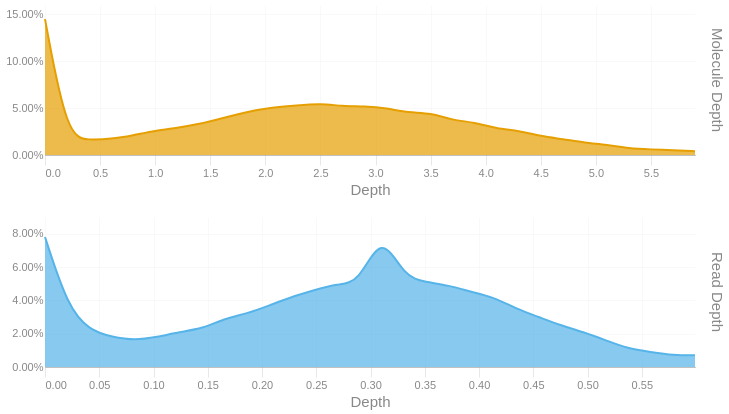

Notebook cell for this chart:
### Code cell
readdep = depth_hist(tb['Read Depth'], q99, 3)
readdep = readdep.with_columns(pl.lit('Read Depth').alias('Metric'))
if not SKIPLR:
    moldep = depth_hist(tb['Molecule Depth'], mol_q99, 1)
    moldep = moldep.with_columns(pl.lit('Molecule Depth').alias('Metric'))
    _hist = pl.concat([readdep, moldep])
    _hist = _hist.filter(pl.col('Proportion') != 0)
    with SafeRender(_hist):
        (
            alt.Chart(_hist)        
            .mark_area(interpolate = "basis")
            .encode(
                x=alt.X('Bin:Q').scale(domainMin=0).axis(alt.Axis(title='Depth')),
                y = alt.Y('Proportion:Q', title = None).axis(format = '.2%'),
                color = alt.Color('Metric:N').legend(None),
                row = alt.Row("Metric:N").header(title = None, labelOrient = 'right'),
                tooltip = [
                    alt.Tooltip("Metric:N", title = "Metric"),
                    alt.Tooltip('Interval:N', title = "Depth Interval"),
                    alt.Tooltip('Proportion:Q', title = "% Alignments").format('.2%')
                ]
            )
            .resolve_scale(x='independent', y='independent')
            .properties(
                height = 150, width = 650,
                usermeta={'embedOptions': {'downloadFileName': f'{samplename}.depth.hist'}}
            )
        ).display()
else:
    readdep = readdep.filter(pl.col('Proportion') != 0)
    with SafeRender(readdep):
        (
            alt.Chart(readdep)        
            .mark_area(interpolate = "basis")
            .encode(
                x=alt.X('Bin:Q').scale(domainMin=0).axis(alt.Axis(title='Depth')),
                y = alt.Y('Proportion:Q', title = None).axis(format = '.2%'),
                tooltip = [
                    alt.Tooltip('Interval:N', title = "Depth Interval"),
                    alt.Tooltip('Proportion:Q', title = "% Alignments").format('.2%')
                ]
            )
            .properties(
                usermeta={'embedOptions': {'downloadFileName': f'{samplename}.depth.hist'}}
            )
        ).display()

### Figure 1 — Vega-Lite specification as saved in the notebook (floating-point values rounded to 4 significant figures)
{"width": 650, "height": 150, "config": {"title": {"anchor": "start", "dy": -15, "fontSize": 18, "color": "#888888", "subtitleColor": "#888888", "subtitleFontSize": 14}, "arc": {"fill": "#0072B2"}, "axis": {"domainColor": "#888888", "domainWidth": 0.5, "gridWidth": 0.2, "grid": false, "titleFontWeight": 400, "titleFontSize": 15, "labelFontSize": 11, "labelColor": "#888888", "tickColor": "#888888", "tickWidth": 0.2, "titleColor": "#888888"}, "axisBand": {"grid": false}, "axisX": {"grid": true, "tickSize": 10, "domainCap": "round"}, "axisY": {"domain": false, "grid": true, "tickSize": 0, "domainCap": "round"}, "background": "transparent", "header": {"labelFontSize": 15, "labelColor": "#888888", "titleFontSize": 15, "titleFontWeight": 600, "titleColor": "#888888"}, "legend": {"labelFont": "sans-serif", "labelFontSize": 12, "labelColor": "#888888", "symbolSize": 100, "symbolType": "circle", "titleFontSize": 12, "titlePadding": 10, "titleColor": "#888888", "title": null}, "range": {"category": ["#E69F00", "#56B4E9", "#009E73", "#F0E442", "#0072B2", "#D55E00", "#CC79A7", "#000000"], "diverging": ["#cfe8f3", "#a2d4ec", "#73bfe2", "#46abdb", "#1696d2", "#12719e"]}, "area": {"fill": "#0072B2", "fillOpacity": 0.7, "line": true, "strokeOpacity": 0.7}, "line": {"color": "#0072B2", "stroke": "#0072B2", "strokeWidth": 2}, "trail": {"color": "#0072B2", "stroke": "#0072B2", "strokeWidth": 0, "size": 1}, "point": {"filled": true, "fillOpacity": 1.0, "size": 95}, "text": {"color": "#888888", "fontSize": 11, "align": "right", "fontWeight": 400, "size": 11}, "bar": {"fill": "#0072B2", "stroke": null}, "view": {"stroke": null, "continuousWidth": 660, "continuousHeight": 400}}, "data": {"name": "data-f620528db742829df823b5d20fda0dcd"}, "mark": {"type": "area", "interpolate": "basis"}, "encoding": {"color": {"field": "Metric", "legend": null, "type": "nominal"}, "row": {"field": "Metric", "header": {"title": null, "labelOrient": "right"}, "type": "nominal"}, "tooltip": [{"field": "Metric", "title": "Metric", "type": "nominal"}, {"field": "Interval", "title": "Depth Interval", "type": "nominal"}, {"field": "Proportion", "format": ".2%", "title": "% Alignments", "type": "quantitative"}], "x": {"axis": {"title": "Depth"}, "field": "Bin", "scale": {"domainMin": 0}, "type": "quantitative"}, "y": {"axis": {"format": ".2%"}, "field": "Proportion", "title": null, "type": "quantitative"}}, "resolve": {"scale": {"x": "independent", "y": "independent"}}, "usermeta": {"embedOptions": {"downloadFileName": "TF26LRJL0021_5B_10484332_23Y22YLT4_L7.depth.hist"}}, "$schema": "https://vega.github.io/schema/vega-lite/v6.4.1.json", "datasets": {"data-f620528db742829df823b5d20fda0dcd": [{"Bin": 0.0, "Interval": "0.0-0.021", "Proportion": 0.078, "Metric": "Read Depth"}, {"Bin": 0.021, "Interval": "0.021-0.041", "Proportion": 0.036, "Metric": "Read Depth"}, {"Bin": 0.041, "Interval": "0.041-0.062", "Proportion": 0.022, "Metric": "Read Depth"}, {"Bin": 0.062, "Interval": "0.062-0.083", "Proportion": 0.018, "Metric": "Read Depth"}, {"Bin": 0.083, "Interval": "0.083-0.103", "Proportion": 0.016, "Metric": "Read Depth"}, {"Bin": 0.103, "Interval": "0.103-0.124", "Proportion": 0.018, "Metric": "Read Depth"}, {"Bin": 0.124, "Interval": "0.124-0.145", "Proportion": 0.021, "Metric": "Read Depth"}, {"Bin": 0.145, "Interval": "0.145-0.165", "Proportion": 0.023, "Metric": "Read Depth"}, {"Bin": 0.165, "Interval": "0.165-0.186", "Proportion": 0.029, "Metric": "Read Depth"}, {"Bin": 0.186, "Interval": "0.186-0.207", "Proportion": 0.032, "Metric": "Read Depth"}, {"Bin": 0.207, "Interval": "0.207-0.227", "Proportion": 0.037, "Metric": "Read Depth"}, {"Bin": 0.227, "Interval": "0.227-0.248", "Proportion": 0.042, "Metric": "Read Depth"}, {"Bin": 0.248, "Interval": "0.248-0.269", "Proportion": 0.046, "Metric": "Read Depth"}, {"Bin": 0.269, "Interval": "0.269-0.289", "Proportion": 0.05, "Metric": "Read Depth"}, {"Bin": 0.289, "Interval": "0.289-0.31", "Proportion": 0.05, "Metric": "Read Depth"}, {"Bin": 0.31, "Interval": "0.31-0.331", "Proportion": 0.081, "Metric": "Read Depth"}, {"Bin": 0.331, "Interval": "0.331-0.351", "Proportion": 0.054, "Metric": "Read Depth"}, {"Bin": 0.351, "Interval": "0.351-0.372", "Proportion": 0.051, "Metric": "Read Depth"}, {"Bin": 0.372, "Interval": "0.372-0.393", "Proportion": 0.049, "Metric": "Read Depth"}, {"Bin": 0.393, "Interval": "0.393-0.413", "Proportion": 0.045, "Metric": "Read Depth"}, {"Bin": 0.413, "Interval": "0.413-0.434", "Proportion": 0.042, "Metric": "Read Depth"}, {"Bin": 0.434, "Interval": "0.434-0.455", "Proportion": 0.035, "Metric": "Read Depth"}, {"Bin": 0.455, "Interval": "0.455-0.475", "Proportion": 0.03, "Metric": "Read Depth"}, {"Bin": 0.475, "Interval": "0.475-0.496", "Proportion": 0.025, "Metric": "Read Depth"}, {"Bin": 0.496, "Interval": "0.496-0.517", "Proportion": 0.021, "Metric": "Read Depth"}, {"Bin": 0.517, "Interval": "0.517-0.537", "Proportion": 0.016, "Metric": "Read Depth"}, {"Bin": 0.537, "Interval": "0.537-0.558", "Proportion": 0.011, "Metric": "Read Depth"}, {"Bin": 0.558, "Interval": "0.558-0.579", "Proportion": 0.009, "Metric": "Read Depth"}, {"Bin": 0.579, "Interval": "0.579-0.599", "Proportion": 0.007, "Metric": "Read Depth"}, {"Bin": 0.599, "Interval": "0.599-0.62", "Proportion": 0.007, "Metric": "Read Depth"}, {"Bin": 0.0, "Interval": "0.0-0.2", "Proportion": 0.145, "Metric": "Molecule Depth"}, {"Bin": 0.2, "Interval": "0.2-0.4", "Proportion": 0.019, "Metric": "Molecule Depth"}, {"Bin": 0.4, "Interval": "0.4-0.6", "Proportion": 0.016, "Metric": "Molecule Depth"}, {"Bin": 0.6, "Interval": "0.6-0.8", "Proportion": 0.017, "Metric": "Molecule Depth"}, {"Bin": 0.8, "Interval": "0.8-1.0", "Proportion": 0.021, "Metric": "Molecule Depth"}, {"Bin": 1.0, "Interval": "1.0-1.2", "Proportion": 0.026, "Metric": "Molecule Depth"}, {"Bin": 1.2, "Interval": "1.2-1.4", "Proportion": 0.029, "Metric": "Molecule Depth"}, {"Bin": 1.4, "Interval": "1.4-1.6", "Proportion": 0.033, "Metric": "Molecule Depth"}, {"Bin": 1.6, "Interval": "1.6-1.8", "Proportion": 0.039, "Metric": "Molecule Depth"}, {"Bin": 1.8, "Interval": "1.8-2.0", "Proportion": 0.045, "Metric": "Molecule Depth"}, {"Bin": 2.0, "Interval": "2.0-2.3", "Proportion": 0.05, "Metric": "Molecule Depth"}, {"Bin": 2.3, "Interval": "2.3-2.5", "Proportion": 0.053, "Metric": "Molecule Depth"}, {"Bin": 2.5, "Interval": "2.5-2.7", "Proportion": 0.055, "Metric": "Molecule Depth"}, {"Bin": 2.7, "Interval": "2.7-2.9", "Proportion": 0.052, "Metric": "Molecule Depth"}, {"Bin": 2.9, "Interval": "2.9-3.1", "Proportion": 0.052, "Metric": "Molecule Depth"}, {"Bin": 3.1, "Interval": "3.1-3.3", "Proportion": 0.05, "Metric": "Molecule Depth"}, {"Bin": 3.3, "Interval": "3.3-3.5", "Proportion": 0.045, "Metric": "Molecule Depth"}, {"Bin": 3.5, "Interval": "3.5-3.7", "Proportion": 0.045, "Metric": "Molecule Depth"}, {"Bin": 3.7, "Interval": "3.7-3.9", "Proportion": 0.037, "Metric": "Molecule Depth"}, {"Bin": 3.9, "Interval": "3.9-4.1", "Proportion": 0.035, "Metric": "Molecule Depth"}, {"Bin": 4.1, "Interval": "4.1-4.3", "Proportion": 0.028, "Metric": "Molecule Depth"}, {"Bin": 4.3, "Interval": "4.3-4.5", "Proportion": 0.026, "Metric": "Molecule Depth"}, {"Bin": 4.5, "Interval": "4.5-4.7", "Proportion": 0.02, "Metric": "Molecule Depth"}, {"Bin": 4.7, "Interval": "4.7-4.9", "Proportion": 0.017, "Metric": "Molecule Depth"}, {"Bin": 4.9, "Interval": "4.9-5.1", "Proportion": 0.013, "Metric": "Molecule Depth"}, {"Bin": 5.1, "Interval": "5.1-5.3", "Proportion": 0.011, "Metric": "Molecule Depth"}, {"Bin": 5.3, "Interval": "5.3-5.5", "Proportion": 0.007, "Metric": "Molecule Depth"}, {"Bin": 5.5, "Interval": "5.5-5.7", "Proportion": 0.006, "Metric": "Molecule Depth"}, {"Bin": 5.7, "Interval": "5.7-5.9", "Proportion": 0.005, "Metric": "Molecule Depth"}, {"Bin": 5.9, "Interval": "5.9-6.14", "Proportion": 0.004, "Metric": "Molecule Depth"}]}}
